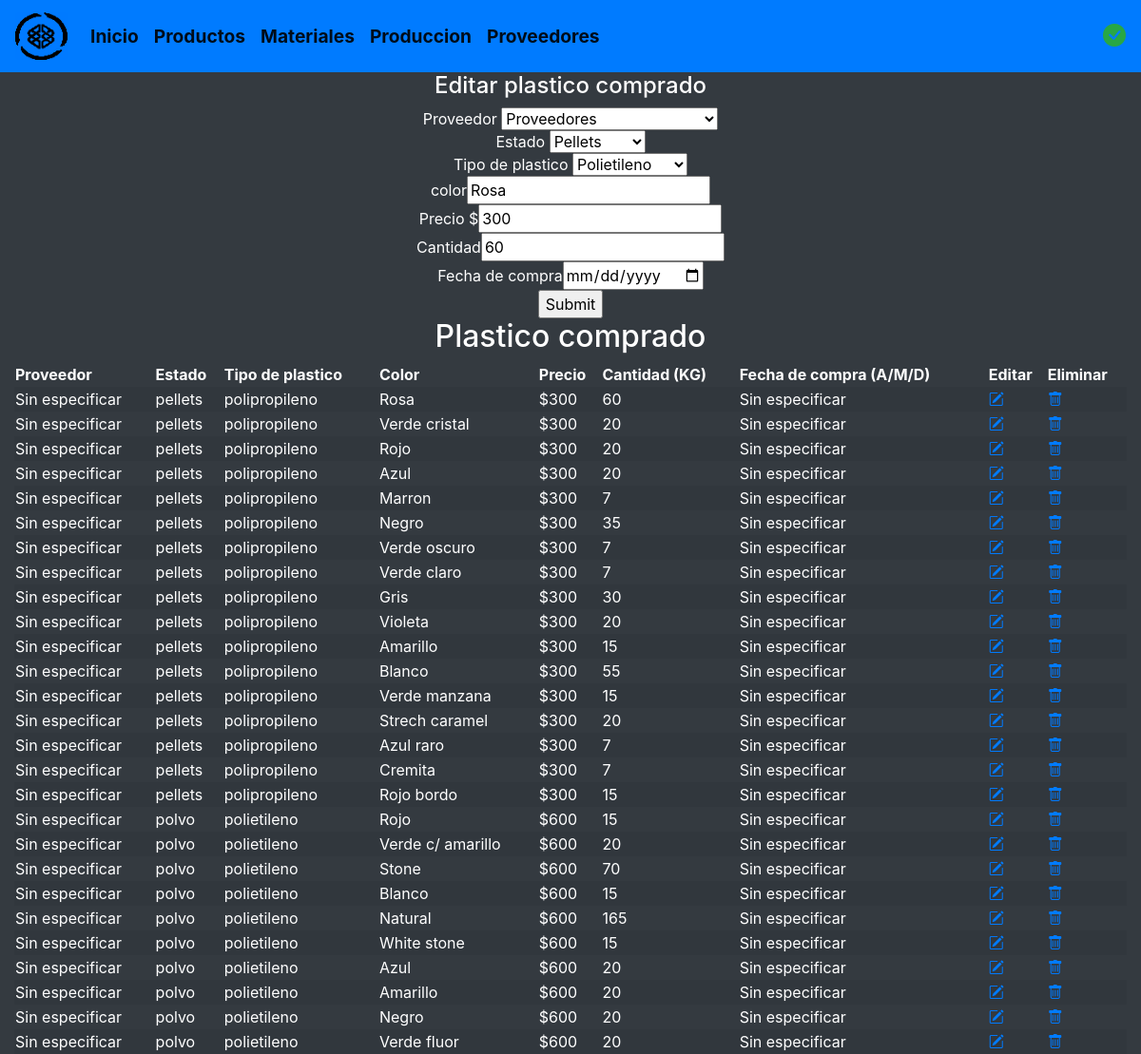
Page /vermpcomprado.php?id=1 on the committed database.
### tables this page shows
create table mpcomprado(
	id_compra int unsigned auto_increment primary key,
	id_procedencia int unsigned,
	id_proveedor int unsigned,
	estado varchar(40) not null,
	tipo_plastico varchar(40) not null,
	color varchar(90) not null,
	precio float(9),
	cantidad int(4) not null,
	fecha date,
	creada_el TIMESTAMP DEFAULT CURRENT_TIMESTAMP,
  	actualizada_el TIMESTAMP DEFAULT CURRENT_TIMESTAMP,
	foreign key (id_procedencia) references material(id_procedencia),
	foreign key (id_proveedor) references proveedores(id_proveedor)
);

### vermpcomprado.php (the view, shortened to what this page needs)
<!DOCTYPE html>
<html lang="es">
	<?php include "modulos/head.php" ?>
	<body class="bg-dark text-white">
		<?php include "modulos/navheader.php" ?>
			<article class="col">
				<center>
					<?php
						include_once "db/conexion.php";
						if($_GET) {
					    $id=$_GET['id'];
					    $sql_unico='SELECT * FROM mpcomprado WHERE id_compra=?';
					    $gsent_unico = $cnn->prepare($sql_unico);
					    $gsent_unico->execute(array($id));
					    $resultado_unico = $gsent_unico->fetch();
						}
					?>
					<?php if ($_GET): ?>
					<form method="GET" action="editarmpcomprado.php">
						<fieldset>
							<h4>Editar plastico comprado</h4>
						</fieldset>
						<fieldset>
							Proveedor
							<select name="b" value="<?php echo $resultado_unico['id_proveedor']?>">
								<option selected hidden disabled>Proveedores</option>
							</select>
						</fieldset>
						<fieldset>
							Estado
							<select name="a" value="<?php echo $resultado_unico['estado']?>">
								<option value="pellets">Pellets</option>
							</select>
						</fieldset>
						<fieldset>
							Tipo de plastico
							<select name="tipop" value="<?php echo $resultado_unico['tipo_plastico']?>">
								<option value="polietileno">Polietileno</option>
							</select>
						</fieldset>
						<fieldset>
							color<input type="text" name="colorp" value="<?php echo $resultado_unico['color']?>">
						</fieldset>
						<fieldset>
							Precio $<input type="number" name="precio" step="0.01" min="0" value="<?php echo $resultado_unico['precio']?>">
						</fieldset>
						<fieldset>
							Cantidad<input type="number" name="cantidad" min="0" value="<?php echo $resultado_unico['cantidad']?>">
						</fieldset>
						<fieldset>
							Fecha de compra<input type="date" name="fecha" value="<?php echo $resultado_unico['fecha']?>">
						</fieldset>
						<fieldset>
							<input type="submit">
						</fieldset>
					</form>
					<?php endif ?>
					<h2>Plastico comprado</h2>
				</center>
				<table class="col table-striped">
					<thead>
						<tr>
							<th>Proveedor</th>
							<th>Estado</th>
							<th>Tipo de plastico</th>
							<th>Color</th>
							<th>Precio</th>
							<th>Cantidad (KG)</th>
							<th>Fecha de compra (A/M/D)</th>
							<th>Editar</th>
							<th>Eliminar</th>
						</tr>
					</thead>
					<tbody>
						<?php
							include_once "db/conexion.php";
							$sql_leer='SELECT id_compra,estado,tipo_plastico,color,precio,cantidad,fecha FROM mpcomprado';
							$gsent = $cnn->prepare($sql_leer);
							$gsent->execute();
							$resultados = $gsent->fetchAll();
						    foreach ($resultados as $dato):
						?>
					    <tr>
					    	<?php
							include_once "db/conexion.php";
								$sql_leer1="SELECT mpcomprado.id_compra, mpcomprado.id_proveedor, proveedores.nombre, proveedores.id_proveedor FROM mpcomprado,proveedores WHERE proveedores.id_proveedor=mpcomprado.id_proveedor and mpcomprado.id_compra='$dato[id_compra]'";
								$gsent1 = $cnn->prepare($sql_leer1);
								$gsent1->execute();
								$resultados1 = $gsent1->fetchAll();
							?>
							<?php
								if ($resultados1==null)
								{
									echo '<td>Sin especificar</td>';
								}
							?>
						    <td><?php echo $dato['estado']; ?></td>
						    <td><?php echo $dato['tipo_plastico']; ?></td>
						    <td><?php echo $dato['color']; ?></td>
						    <td>
						    	<?php
						    		if($dato['precio']!=0)
						    		{
						    			echo '$'.$dato['precio'];
						    		}
						    		else
						    		{
						    			echo 'Sin especificar';
						    		}
								?>
							</td>
						    <td><?php echo $dato['cantidad']; ?></td>
						    <td>
						    	<?php
						    		if($dato['fecha']!=null)
						    		{
						    			echo $dato['fecha'];
						    		}
						    		else
						    		{
						    			echo 'Sin especificar';
						    		}
								?>
							</td>
						    <td><a href="vermpcomprado.php?id=<?php echo $dato['id_compra']; ?>"><i class="bi bi-pencil-square"></i></a></td>
						    <td><a href="eliminarmpcomprado.php?id=<?php echo $dato['id_compra']; ?>" onclick="confirmar()"><i class="bi bi-trash"></i></a></td>
					    </tr>
						<?php
							endforeach
						?>
					</tbody>
				</table>
			</article>
		</main>
	</body>
</html>

### rows in the picture
mpcomprado: a "Pellets", tipop "Polietileno", colorp "Rosa", precio "300", cantidad "60", estado "pellets", tipo_plastico "polipropileno", color "Rosa", shows "Sin especificar"
mpcomprado: estado "pellets", tipo_plastico "polipropileno", color "Verde cristal", precio "300", cantidad "20", shows "Sin especificar"
mpcomprado: estado "pellets", tipo_plastico "polipropileno", color "Rojo", precio "300", cantidad "20", shows "Sin especificar"
mpcomprado: estado "pellets", tipo_plastico "polipropileno", color "Azul", precio "300", cantidad "20", shows "Sin especificar"
mpcomprado: estado "pellets", tipo_plastico "polipropileno", color "Marron", precio "300", cantidad "7", shows "Sin especificar"
mpcomprado: estado "pellets", tipo_plastico "polipropileno", color "Negro", precio "300", cantidad "35", shows "Sin especificar"
mpcomprado: estado "pellets", tipo_plastico "polipropileno", color "Verde oscuro", precio "300", cantidad "7", shows "Sin especificar"
mpcomprado: estado "pellets", tipo_plastico "polipropileno", color "Verde claro", precio "300", cantidad "7", shows "Sin especificar"
mpcomprado: estado "pellets", tipo_plastico "polipropileno", color "Gris", precio "300", cantidad "30", shows "Sin especificar"
mpcomprado: estado "pellets", tipo_plastico "polipropileno", color "Violeta", precio "300", cantidad "20", shows "Sin especificar"
mpcomprado: estado "pellets", tipo_plastico "polipropileno", color "Amarillo", precio "300", cantidad "15", shows "Sin especificar"
mpcomprado: estado "pellets", tipo_plastico "polipropileno", color "Blanco", precio "300", cantidad "55", shows "Sin especificar"
mpcomprado: estado "pellets", tipo_plastico "polipropileno", color "Verde manzana", precio "300", cantidad "15", shows "Sin especificar"
mpcomprado: estado "pellets", tipo_plastico "polipropileno", color "Strech caramel", precio "300", cantidad "20", shows "Sin especificar"
mpcomprado: estado "pellets", tipo_plastico "polipropileno", color "Azul raro", precio "300", cantidad "7", shows "Sin especificar"
mpcomprado: estado "pellets", tipo_plastico "polipropileno", color "Cremita", precio "300", cantidad "7", shows "Sin especificar"
mpcomprado: estado "pellets", tipo_plastico "polipropileno", color "Rojo bordo", precio "300", cantidad "15", shows "Sin especificar"
mpcomprado: estado "polvo", tipo_plastico "polietileno", color "Rojo", precio "600", cantidad "15", shows "Sin especificar"
mpcomprado: estado "polvo", tipo_plastico "polietileno", color "Verde c/ amarillo", precio "600", cantidad "20", shows "Sin especificar"
mpcomprado: estado "polvo", tipo_plastico "polietileno", color "Stone", precio "600", cantidad "70", shows "Sin especificar"
mpcomprado: estado "polvo", tipo_plastico "polietileno", color "Blanco", precio "600", cantidad "15", shows "Sin especificar"
mpcomprado: estado "polvo", tipo_plastico "polietileno", color "Natural", precio "600", cantidad "165", shows "Sin especificar"
mpcomprado: estado "polvo", tipo_plastico "polietileno", color "White stone", precio "600", cantidad "15", shows "Sin especificar"
mpcomprado: estado "polvo", tipo_plastico "polietileno", color "Azul", precio "600", cantidad "20", shows "Sin especificar"
mpcomprado: estado "polvo", tipo_plastico "polietileno", color "Amarillo", precio "600", cantidad "20", shows "Sin especificar"
mpcomprado: estado "polvo", tipo_plastico "polietileno", color "Negro", precio "600", cantidad "20", shows "Sin especificar"
mpcomprado: estado "polvo", tipo_plastico "polietileno", color "Verde fluor", precio "600", cantidad "20", shows "Sin especificar"
